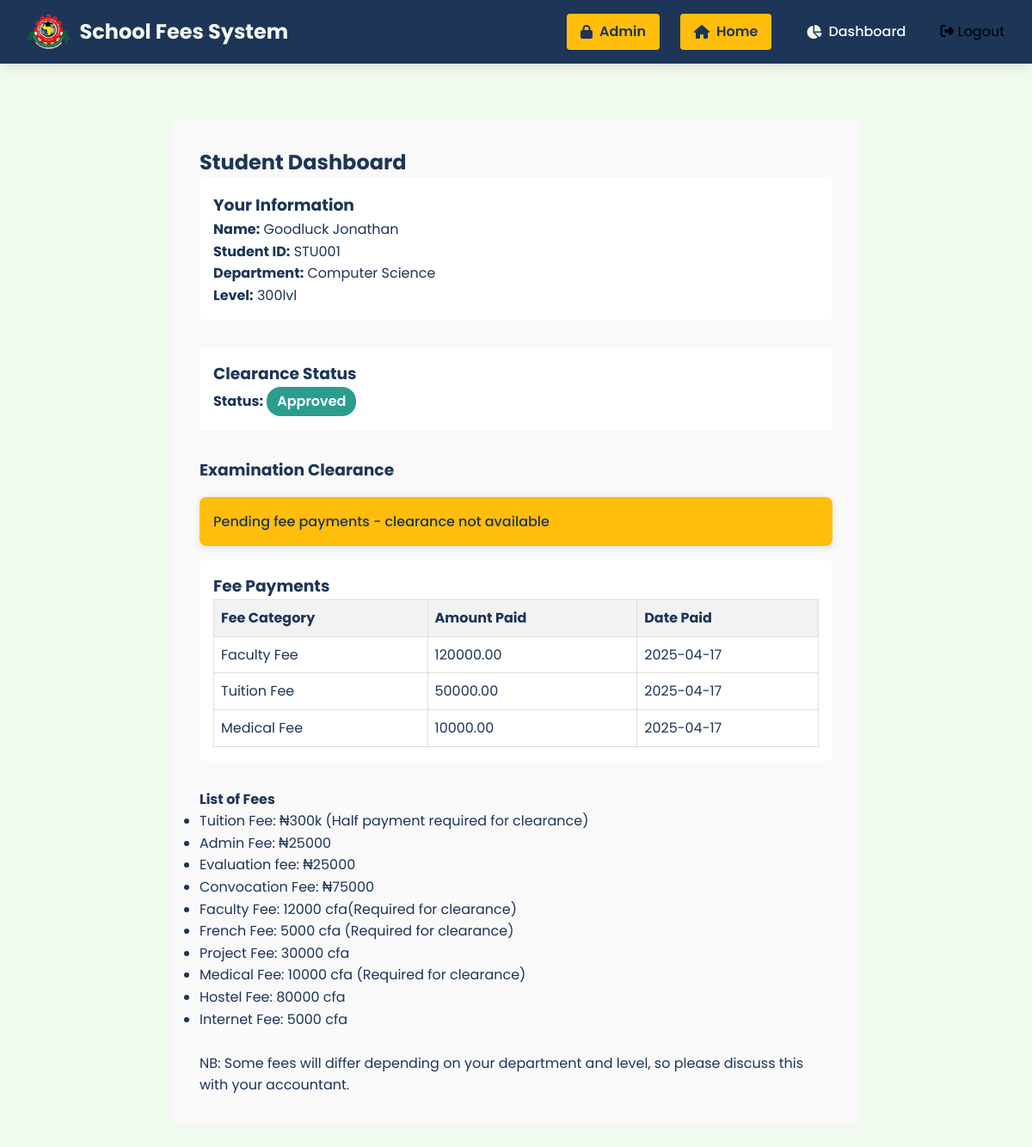
Screenshot of /dashboard/ (signed in) with the database file from the repository.
### fees/models.py (models this page shows, shortened)
class Student(models.Model):
    user = models.OneToOneField(User, on_delete=models.CASCADE)
    student_id = models.CharField(max_length=20, unique=True)
    name = models.CharField(max_length=100)
    department = models.CharField(max_length=100)
    level = models.CharField(max_length=100, null=True)

class FeePayment(models.Model):
    PAYMENT_METHODS = [
        ('CASH', 'Cash'),
        ('BANK', 'Bank Transfer'),
        ('CARD', 'Credit/Debit Card'),
    ]
    student = models.ForeignKey(Student, on_delete=models.CASCADE)
    fee_category = models.ForeignKey(FeeCategory, on_delete=models.CASCADE)
    amount_paid = models.DecimalField(max_digits=10, decimal_places=2)
    date_paid = models.DateField(auto_now_add=True)
    payment_method = models.CharField(max_length=4, choices=PAYMENT_METHODS, default='BANK')
    recorded_by = models.ForeignKey(User, on_delete=models.SET_NULL, null=True, blank=True)

class FeeCategory(models.Model):
    name = models.CharField(max_length=50, unique=True)
    amount = models.DecimalField(max_digits=10, decimal_places=2)
    is_required_for_clearance = models.BooleanField(default=True)

### fees/views.py (the view)
# urls.py: path('dashboard/', views.dashboard, name='dashboard'),
@login_required
def dashboard(request):
    student = request.user.student
    clearance = student.clearance
    payments = FeePayment.objects.filter(student=student).select_related('fee_category')
    required_categories = FeeCategory.objects.filter(is_required_for_clearance=True)
    paid_categories = payments.values_list('fee_category', flat=True)
    is_fully_cleared = set(required_categories.values_list('id', flat=True)).issubset(set(paid_categories))
    context = {
        'student': student,
        'clearance': clearance,
        'is_fully_cleared': is_fully_cleared,
        'payments': payments,  # This is what was missing!
        'pending_fees': required_categories.exclude(id__in=paid_categories)  # Optional bonus
    }
    return render(request, 'fees/dashboard.html', context)

### fees/templates/fees/dashboard.html (shortened to what this page needs)
{% extends 'fees/base.html' %}
{% block content %}
<div class="dashboard-container">
    <h2>Student Dashboard</h2>
    <div class="student-info">
        <h3>Your Information</h3>
        <p><strong>Name:</strong> {{ student.name }}</p>
        <p><strong>Student ID:</strong> {{ student.student_id }}</p>
        <p><strong>Department:</strong> {{ student.department }}</p>
        <p><strong>Level:</strong> {{ student.level }}</p>
    </div>
    <div class="clearance-status">
        <h3>Clearance Status</h3>
        <p>
            <strong>Status:</strong>
            <span class="{% if clearance.is_approved %}status-approved{% else %}status-pending{% endif %}">
                {% if clearance.is_approved %}Approved{% else %}Pending{% endif %}
            </span>
        </p>
    </div>
    <div class="clearance-section">
        <h3>Examination Clearance</h3>
        {% if is_fully_cleared %}
        <a href="{% url 'download_clearance' %}" class="btn btn-success">
            Download Clearance Certificate
        </a>
        {% else %}
        <div class="alert alert-warning">
            Pending fee payments - clearance not available
        </div>
        {% endif %}
    </div>
    <div class="payments-section">
        <h3>Fee Payments</h3>
        {% if payments %}
        <table class="payments-table">
            <thead>
                <tr>
                    <th>Fee Category</th>
                    <th>Amount Paid</th>
                    <th>Date Paid</th>
                </tr>
            </thead>
            <tbody>
                {% for payment in payments %}
                <tr>
                    <td>{{ payment.fee_category.name }}</td>
                    <td>{{ payment.amount_paid }}</td>
                    <td>{{ payment.date_paid|date:"Y-m-d" }}</td>
                </tr>
                {% endfor %}
            </tbody>
        </table>
        {% else %}
        <p>No payment records found.</p>
        {% endif %}
    </div>
    <div class="pending-fees">
        <h4>List of Fees</h4>
        <ul>
            <li>Tuition Fee: ₦300k (Half payment required for clearance)</li>
            <li>Admin Fee: ₦25000</li>
            <li>Evaluation fee: ₦25000 </li>
            <li>Convocation Fee: ₦75000</li>
            <li>Faculty Fee: 12000 cfa(Required for clearance)</li>
            <li>French Fee: 5000 cfa (Required for clearance)</li>
            <li>Project Fee: 30000 cfa</li>
            <li>Medical Fee: 10000 cfa (Required for clearance)</li>
            <li>Hostel Fee: 80000 cfa</li>
            <li>Internet Fee: 5000 cfa</li>
        </ul>
    </div>
    <br>
    <p>NB: Some fees will differ depending on your department and level, so please discuss this with your accountant.
    </p>
</div>
{% endblock %}

### fees/templates/fees/base.html (shortened to what this page needs)
<!DOCTYPE html>
{% load static %}
<html lang="en">
<head>
    <link rel="stylesheet" href="https://cdnjs.cloudflare.com/ajax/libs/font-awesome/6.4.0/css/all.min.css">
</head>
<body>
    <header>
        <div class="logo">
            <img src="{% static 'img/logo.png' %}" alt="School Logo" class="logo-image">
            <span>School Fees System</span>
        </div>
        <nav>
            <a href="{% url 'admin:index' %}" class="nav-link admin">
                <i class="fas fa-lock"></i> Admin
            </a>
            <a href="{% url 'home' %}" class="nav-link admin">
                <i class="fas fa-home"></i> Home
            </a>
            {% if user.is_authenticated %}
            <a href="{% url 'dashboard' %}" class="nav-link">
                <i class="fas fa-chart-pie"></i> Dashboard
            </a>
            <form action="{% url 'logout' %}" method="post" class="nav-form">
                <button type="submit" class="logout-btn">
                    <i class="fas fa-sign-out-alt"></i> Logout
                </button>
                {% endif %}
        </nav>
    </header>
    <main>
        {% block content %}{% endblock %}
    </main>
</body>
</html>

### fees/templates/fees/base.html (style rules this page uses)
:root { --primary-red: #e63946; --primary-green: #2a9d8f; --primary-yellow: #ffbe0b; --nav-dark: #1d3557; --background-light: #f1faee; --text-dark: #1d3557; --text-light: #f1faee; }
* { margin: 0; padding: 0; box-sizing: border-box; }
body { font-family: 'Poppins', sans-serif; background-color: var(--background-light); color: var(--text-dark); line-height: 1.6; }
header { background: var(--nav-dark); color: var(--text-light); padding: 1rem 2rem; box-shadow: 0 4px 12px rgba(0, 0, 0, 0.1); position: sticky; top: 0; z-index: 100; display: flex; justify-content: space-between; align-items: center; }
.logo { font-size: 1.8rem; font-weight: 700; display: flex; align-items: center; gap: 10px; }
nav { display: flex; gap: 1.5rem; align-items: center; }
.nav-link { color: var(--text-light); text-decoration: none; font-weight: 500; padding: 0.5rem 1rem; border-radius: 4px; transition: all 0.3s ease; display: flex; align-items: center; gap: 8px; }
.nav-link.admin { background-color: var(--primary-yellow); color: var(--text-dark); font-weight: 600; }
main { padding: 2rem; min-height: calc(100vh - 72px); }
.alert { padding: 1rem; margin: 1rem 0; border-radius: 8px; font-weight: 500; display: flex; align-items: center; gap: 10px; box-shadow: 0 2px 8px rgba(0, 0, 0, 0.1); }
.alert-warning { background-color: var(--primary-yellow); color: var(--text-dark); }
.nav-form { display: inline-block; margin: 0; padding: 0; }
.nav-form button { background: none; border: none; cursor: pointer; font: inherit; padding: 0; }
.logo { display: flex; align-items: center; gap: 12px; font-size: 1.5rem; font-weight: 700; }
.logo-image { height: 40px; width: auto; max-width: 120px; }

### fees/templates/fees/dashboard.html (style rules this page uses)
.dashboard-container { max-width: 800px; margin: 2rem auto; padding: 2rem; background: #f9f9f9; border-radius: 8px; }
.student-info, .clearance-status, .payments-section { margin-bottom: 2rem; padding: 1rem; background: white; border-radius: 5px; }
.status-approved { color: white; background-color: var(--primary-green); padding: 0.25rem 0.75rem; border-radius: 1rem; font-weight: 600; display: inline-block; }
.payments-table { width: 100%; border-collapse: collapse; }
.payments-table th, .payments-table td { padding: 0.5rem; border: 1px solid #ddd; text-align: left; }
.payments-table th { background-color: #f2f2f2; }

### rows the page displays
Student: name "Goodluck Jonathan", student_id "STU001", department "Computer Science", level "300lvl"
FeePayment: fee_category.name "Faculty Fee", amount_paid "120000.00", date_paid "2025-04-17"
FeePayment: fee_category.name "Tuition Fee", amount_paid "50000.00", date_paid "2025-04-17"
FeePayment: fee_category.name "Medical Fee", amount_paid "10000.00", date_paid "2025-04-17"
